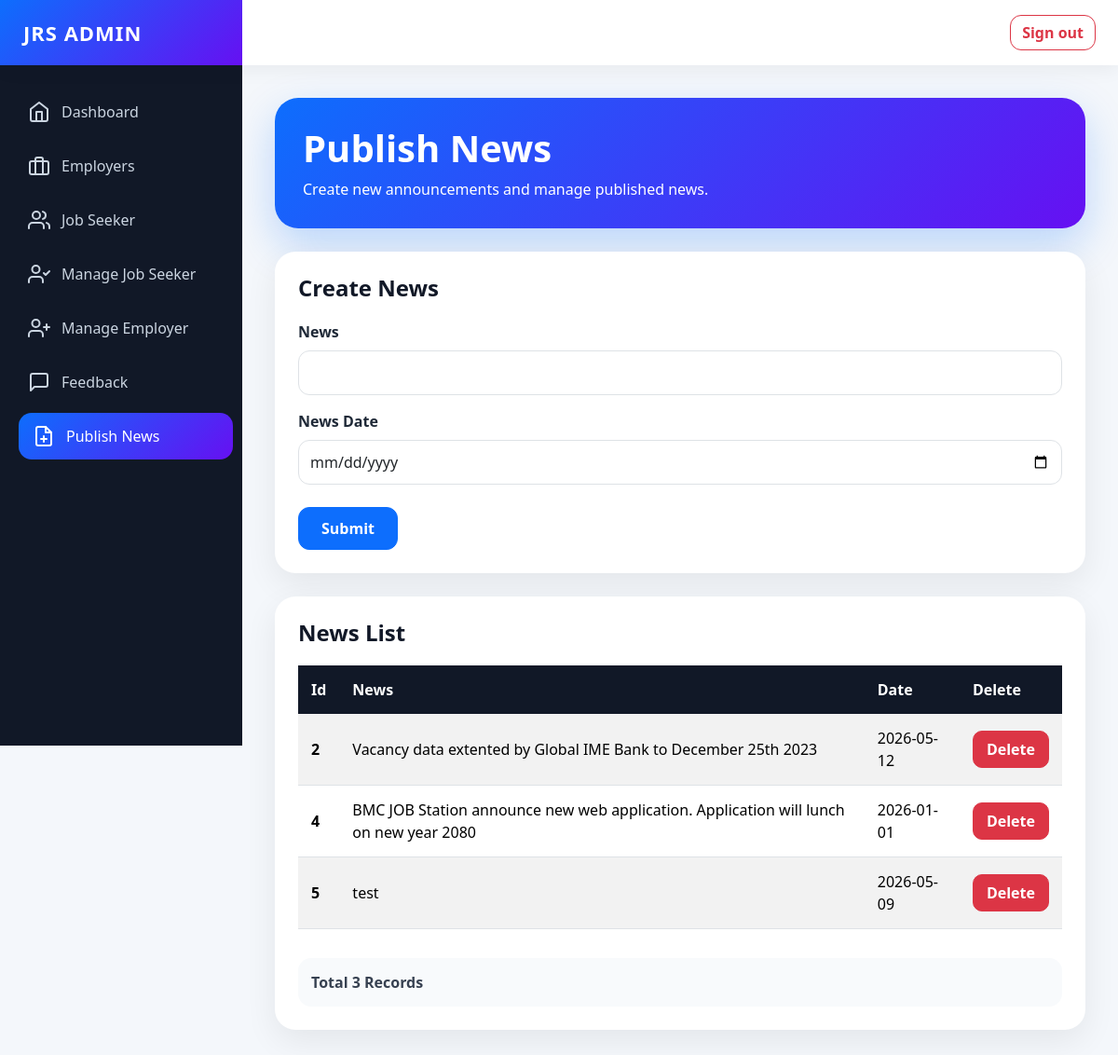
Screenshot of /admin/admin_news.php (signed in) with the database file from the repository.
### tables this page shows
CREATE TABLE `news_master` (
  `NewsId` int NOT NULL,
  `News` varchar(255) NOT NULL,
  `NewsDate` varchar(255) NOT NULL
);

### admin/admin_news.php (the view, shortened to what this page needs)
<!doctype html>
<html lang="en">
<head>
  <link href="https://cdn.jsdelivr.net/npm/bootstrap@5.3.3/dist/css/bootstrap.min.css" rel="stylesheet">
</head>
<body>
<div class="topbar d-flex justify-content-between align-items-center">
  <div class="brand-box">JRS ADMIN</div>
  <div class="me-4">
    <a href="logout.php" class="btn btn-outline-danger logout-btn">Sign out</a>
  </div>
</div>
<nav class="sidebar">
  <ul class="nav flex-column">
    <li class="nav-item">
      <a class="nav-link" href="admin_dashboard.php">
        <i data-feather="home"></i> Dashboard
      </a>
    </li>
    <li class="nav-item">
      <a class="nav-link" href="employer.php">
        <i data-feather="briefcase"></i> Employers
      </a>
    </li>
    <li class="nav-item">
      <a class="nav-link" href="jobseeker.php">
        <i data-feather="users"></i> Job Seeker
      </a>
    </li>
    <li class="nav-item">
      <a class="nav-link" href="managejobseeker.php">
        <i data-feather="user-check"></i> Manage Job Seeker
      </a>
    </li>
    <li class="nav-item">
      <a class="nav-link" href="manageemployer.php">
        <i data-feather="user-plus"></i> Manage Employer
      </a>
    </li>
    <li class="nav-item">
      <a class="nav-link" href="feedback.php">
        <i data-feather="message-square"></i> Feedback
      </a>
    </li>
    <li class="nav-item">
      <a class="nav-link active" href="admin_news.php">
        <i data-feather="file-plus"></i> Publish News
      </a>
    </li>
  </ul>
</nav>
<main class="main-content">
  <div class="page-header">
    <h1 class="fw-bold mb-2">Publish News</h1>
    <p class="mb-0">Create new announcements and manage published news.</p>
  </div>
  <div class="content-card">
    <h4 class="section-title">Create News</h4>
    <form id="form1" method="post" action="InsertNews.php">
      <div class="mb-3">
        <label for="txtNews" class="form-label fw-bold">News</label>
        <input type="text" class="form-control" id="txtNews" name="txtNews" required>
      </div>
      <div class="mb-4">
        <label for="txtDate" class="form-label fw-bold">News Date</label>
        <input type="date" class="form-control" id="txtDate" name="txtDate" required>
      </div>
      <button type="submit" name="submit" id="button" class="btn btn-primary submit-btn">
        Submit
      </button>
    </form>
  </div>
  <div class="content-card">
    <h4 class="section-title">News List</h4>
    <div class="table-responsive">
      <table class="table table-striped align-middle">
        <thead>
          <tr>
            <th>Id</th>
            <th>News</th>
            <th>Date</th>
            <th>Delete</th>
          </tr>
        </thead>
        <tbody>
          <?php
          include "connection/db.php";
          $sql = "select * from news_master";
          $result = mysqli_query($conn, $sql);
          while ($row = mysqli_fetch_array($result)) {
            $Id = $row['NewsId'];
            $News = $row['News'];
            $NewsDate = $row['NewsDate'];
          ?>
            <tr>
              <td><strong><?php echo $Id; ?></strong></td>
              <td><?php echo $News; ?></td>
              <td><?php echo $NewsDate; ?></td>
              <td>
                <a href="DeleteNews.php?NewsId=<?php echo $Id; ?>" class="btn btn-danger delete-btn">
                  Delete
                </a>
              </td>
            </tr>
          <?php
          }
          $records = mysqli_num_rows($result);
          ?>
        </tbody>
      </table>
    </div>
    <div class="records-box">
      Total <?php echo $records; ?> Records
    </div>
  </div>
</main>
</body>
</html>

### admin/admin_news.php (style rules this page uses)
body { margin: 0; background: #f4f7fb; font-family: "Segoe UI", Arial, sans-serif; color: #1f2937; }
.topbar { height: 70px; background: #fff; box-shadow: 0 4px 20px rgba(0,0,0,0.06); position: sticky; top: 0; z-index: 1000; }
.brand-box { width: 260px; height: 70px; background: linear-gradient(135deg, #0d6efd, #6610f2); color: #fff; display: flex; align-items: center; padding-left: 25px; font-size: 22px; font-weight: 800; letter-spacing: 1px; }
.logout-btn { border-radius: 12px; font-weight: 600; }
.sidebar { width: 260px; min-height: calc(100vh - 70px); background: #111827; padding: 25px 15px; position: fixed; left: 0; top: 70px; }
.sidebar .nav-link { color: #cbd5e1; border-radius: 14px; padding: 13px 15px; margin-bottom: 8px; font-weight: 500; display: flex; align-items: center; gap: 12px; transition: 0.25s; }
.sidebar .nav-link:hover, .sidebar .nav-link.active { background: linear-gradient(135deg, #0d6efd, #6610f2); color: #fff; transform: translateX(5px); }
.main-content { margin-left: 260px; padding: 35px; }
.page-header { background: linear-gradient(135deg, #0d6efd, #6610f2); color: white; border-radius: 25px; padding: 30px; box-shadow: 0 18px 45px rgba(13,110,253,0.25); margin-bottom: 25px; }
.content-card { background: #fff; border-radius: 22px; padding: 25px; box-shadow: 0 12px 35px rgba(0,0,0,0.07); margin-bottom: 25px; }
.section-title { font-weight: 700; margin-bottom: 20px; color: #111827; }
.form-control { height: 48px; border-radius: 12px; }
.submit-btn { border-radius: 12px; font-weight: 700; padding: 10px 24px; }
.table thead th { background: #111827; color: white; border: none; padding: 14px; }
.table tbody td { padding: 14px; vertical-align: middle; }
.delete-btn { border-radius: 10px; font-weight: 700; padding: 7px 14px; }
.records-box { background: #f8fafc; border-radius: 14px; padding: 14px; font-weight: 700; color: #374151; margin-top: 15px; }

### rows the page displays
news_master: NewsId "2", News "Vacancy data extented by Global IME Bank to December 25th 2023", NewsDate "2026-05-12"
news_master: NewsId "4", News "BMC JOB Station announce new web application. Application will lunch on new year 2080", NewsDate "2026-01-01"
news_master: NewsId "5", News "test", NewsDate "2026-05-09"

### other values shown
$records "3"
